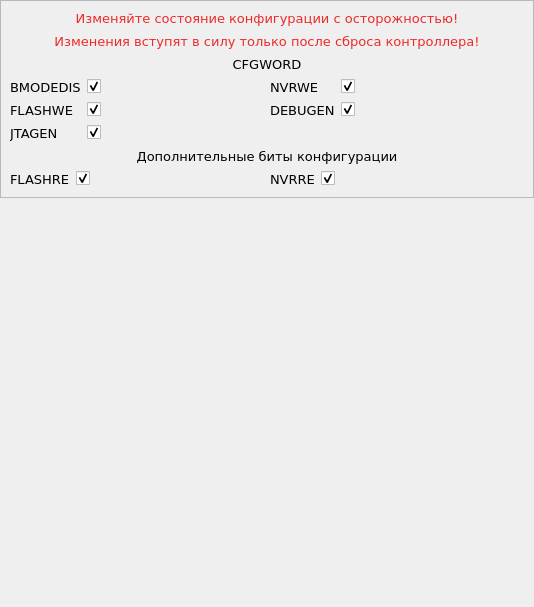
<?xml version="1.0" encoding="UTF-8"?>
<ui version="4.0">
 <class>Config035</class>
 <widget class="QWidget" name="Config035">
  <property name="geometry">
   <rect>
    <x>0</x>
    <y>0</y>
    <width>534</width>
    <height>607</height>
   </rect>
  </property>
  <property name="font">
   <font>
    <family>DejaVu Sans</family>
    <pointsize>10</pointsize>
   </font>
  </property>
  <property name="windowTitle">
   <string>Form</string>
  </property>
  <layout class="QVBoxLayout" name="verticalLayout_2">
   <property name="spacing">
    <number>0</number>
   </property>
   <property name="leftMargin">
    <number>0</number>
   </property>
   <property name="topMargin">
    <number>0</number>
   </property>
   <property name="rightMargin">
    <number>0</number>
   </property>
   <property name="bottomMargin">
    <number>0</number>
   </property>
   <item>
    <widget class="QFrame" name="tconfig_frm_cfg">
     <property name="enabled">
      <bool>true</bool>
     </property>
     <property name="frameShape">
      <enum>QFrame::StyledPanel</enum>
     </property>
     <property name="frameShadow">
      <enum>QFrame::Raised</enum>
     </property>
     <layout class="QVBoxLayout" name="verticalLayout">
      <item>
       <widget class="QLabel" name="lbl_warn0">
        <property name="text">
         <string>&lt;html&gt;&lt;head/&gt;&lt;body&gt;&lt;p&gt;&lt;span style=&quot; color:#ef2929;&quot;&gt;Изменяйте состояние конфигурации с осторожностью!&lt;/span&gt;&lt;/p&gt;&lt;/body&gt;&lt;/html&gt;</string>
        </property>
        <property name="textFormat">
         <enum>Qt::RichText</enum>
        </property>
        <property name="alignment">
         <set>Qt::AlignCenter</set>
        </property>
       </widget>
      </item>
      <item>
       <widget class="QLabel" name="lbl_warn0_2">
        <property name="text">
         <string>&lt;html&gt;&lt;head/&gt;&lt;body&gt;&lt;p&gt;&lt;span style=&quot; color:#ef2929;&quot;&gt;Изменения вступят в силу только после сброса контроллера!&lt;/span&gt;&lt;/p&gt;&lt;/body&gt;&lt;/html&gt;</string>
        </property>
        <property name="textFormat">
         <enum>Qt::RichText</enum>
        </property>
        <property name="alignment">
         <set>Qt::AlignCenter</set>
        </property>
       </widget>
      </item>
      <item>
       <widget class="QLabel" name="label">
        <property name="text">
         <string>CFGWORD</string>
        </property>
        <property name="alignment">
         <set>Qt::AlignCenter</set>
        </property>
       </widget>
      </item>
      <item>
       <layout class="QGridLayout" name="grid_cfgword">
        <item row="0" column="0">
         <layout class="QFormLayout" name="form_col0">
          <item row="0" column="0">
           <widget class="QLabel" name="lbl_bmodedis">
            <property name="toolTip">
             <string notr="true">&lt;html&gt;&lt;head/&gt;&lt;body&gt;&lt;p&gt;0 - загрузка из NVR области&lt;/p&gt;&lt;p align=&quot;justify&quot;&gt;1 - загрузка из основной области&lt;/p&gt;&lt;/body&gt;&lt;/html&gt;</string>
            </property>
            <property name="text">
             <string>BMODEDIS</string>
            </property>
           </widget>
          </item>
          <item row="0" column="1">
           <widget class="QCheckBox" name="chbox_bmodedis">
            <property name="text">
             <string/>
            </property>
            <property name="checked">
             <bool>true</bool>
            </property>
           </widget>
          </item>
          <item row="1" column="0">
           <widget class="QLabel" name="lbl_flashwe">
            <property name="toolTip">
             <string>&lt;html&gt;&lt;head/&gt;&lt;body&gt;&lt;p align=&quot;justify&quot;&gt;0 - запрещение записи и стирания основной области Flash-памяти&lt;/p&gt;&lt;p align=&quot;justify&quot;&gt;1 - разрешение записи и стирания основной области Flash-памяти&lt;/p&gt;&lt;/body&gt;&lt;/html&gt;</string>
            </property>
            <property name="text">
             <string>FLASHWE</string>
            </property>
           </widget>
          </item>
          <item row="1" column="1">
           <widget class="QCheckBox" name="chbox_flashwe">
            <property name="text">
             <string/>
            </property>
            <property name="checked">
             <bool>true</bool>
            </property>
           </widget>
          </item>
          <item row="2" column="0">
           <widget class="QLabel" name="lbl_jtagen">
            <property name="toolTip">
             <string>&lt;html&gt;&lt;head/&gt;&lt;body&gt;&lt;p&gt;0 - запрещение работы JTAG/SWD функции пина&lt;/p&gt;&lt;p align=&quot;justify&quot;&gt;1 - разрешение работы JTAG/SWD функции пина&lt;/p&gt;&lt;/body&gt;&lt;/html&gt;</string>
            </property>
            <property name="text">
             <string>JTAGEN</string>
            </property>
           </widget>
          </item>
          <item row="2" column="1">
           <widget class="QCheckBox" name="chbox_jtagen">
            <property name="text">
             <string/>
            </property>
            <property name="checked">
             <bool>true</bool>
            </property>
           </widget>
          </item>
         </layout>
        </item>
        <item row="0" column="1">
         <layout class="QFormLayout" name="form_col1">
          <item row="0" column="0">
           <widget class="QLabel" name="lbl_nvrwe">
            <property name="toolTip">
             <string>&lt;html&gt;&lt;head/&gt;&lt;body&gt;&lt;p&gt;0 - запрещение записи и стирания NVR области Flash-памяти&lt;/p&gt;&lt;p align=&quot;justify&quot;&gt;1 - разрешение записи и стирания NVR области Flash-памяти&lt;/p&gt;&lt;/body&gt;&lt;/html&gt;</string>
            </property>
            <property name="text">
             <string>NVRWE</string>
            </property>
           </widget>
          </item>
          <item row="0" column="1">
           <widget class="QCheckBox" name="chbox_nvrwe">
            <property name="text">
             <string/>
            </property>
            <property name="checked">
             <bool>true</bool>
            </property>
           </widget>
          </item>
          <item row="1" column="0">
           <widget class="QLabel" name="lbl_debugen">
            <property name="toolTip">
             <string>&lt;html&gt;&lt;head/&gt;&lt;body&gt;&lt;p&gt;0 - запрещение работы функции отладки внутри ядра&lt;/p&gt;&lt;p&gt;1 - разрешение работы функции отладки внутри ядра&lt;/p&gt;&lt;/body&gt;&lt;/html&gt;</string>
            </property>
            <property name="text">
             <string>DEBUGEN</string>
            </property>
           </widget>
          </item>
          <item row="1" column="1">
           <widget class="QCheckBox" name="chbox_debugen">
            <property name="text">
             <string/>
            </property>
            <property name="checked">
             <bool>true</bool>
            </property>
           </widget>
          </item>
         </layout>
        </item>
       </layout>
      </item>
      <item>
       <widget class="QLabel" name="label_2">
        <property name="text">
         <string>Дополнительные биты конфигурации</string>
        </property>
        <property name="alignment">
         <set>Qt::AlignCenter</set>
        </property>
       </widget>
      </item>
      <item>
       <layout class="QGridLayout" name="grid_cfgword_2">
        <item row="0" column="1">
         <layout class="QFormLayout" name="form_col1_2">
          <item row="0" column="0">
           <widget class="QLabel" name="lbl_nvrre">
            <property name="toolTip">
             <string>&lt;html&gt;&lt;head/&gt;&lt;body&gt;&lt;p&gt;0 - запрещение записи и стирания NVR области Flash-памяти&lt;/p&gt;&lt;p align=&quot;justify&quot;&gt;1 - разрешение записи и стирания NVR области Flash-памяти&lt;/p&gt;&lt;/body&gt;&lt;/html&gt;</string>
            </property>
            <property name="text">
             <string>NVRRE</string>
            </property>
           </widget>
          </item>
          <item row="0" column="1">
           <widget class="QCheckBox" name="chbox_nvrre">
            <property name="text">
             <string/>
            </property>
            <property name="checked">
             <bool>true</bool>
            </property>
           </widget>
          </item>
         </layout>
        </item>
        <item row="0" column="0">
         <layout class="QFormLayout" name="form_col0_2">
          <item row="0" column="0">
           <widget class="QLabel" name="lbl_flashre">
            <property name="toolTip">
             <string>&lt;html&gt;&lt;head/&gt;&lt;body&gt;&lt;p align=&quot;justify&quot;&gt;0 - запрещение записи и стирания основной области Flash-памяти&lt;/p&gt;&lt;p align=&quot;justify&quot;&gt;1 - разрешение записи и стирания основной области Flash-памяти&lt;/p&gt;&lt;/body&gt;&lt;/html&gt;</string>
            </property>
            <property name="text">
             <string>FLASHRE</string>
            </property>
           </widget>
          </item>
          <item row="0" column="1">
           <widget class="QCheckBox" name="chbox_flashre">
            <property name="text">
             <string/>
            </property>
            <property name="checked">
             <bool>true</bool>
            </property>
           </widget>
          </item>
         </layout>
        </item>
       </layout>
      </item>
     </layout>
    </widget>
   </item>
   <item>
    <spacer name="verticalSpacer">
     <property name="orientation">
      <enum>Qt::Vertical</enum>
     </property>
     <property name="sizeHint" stdset="0">
      <size>
       <width>20</width>
       <height>40</height>
      </size>
     </property>
    </spacer>
   </item>
  </layout>
 </widget>
 <resources/>
 <connections/>
</ui>
